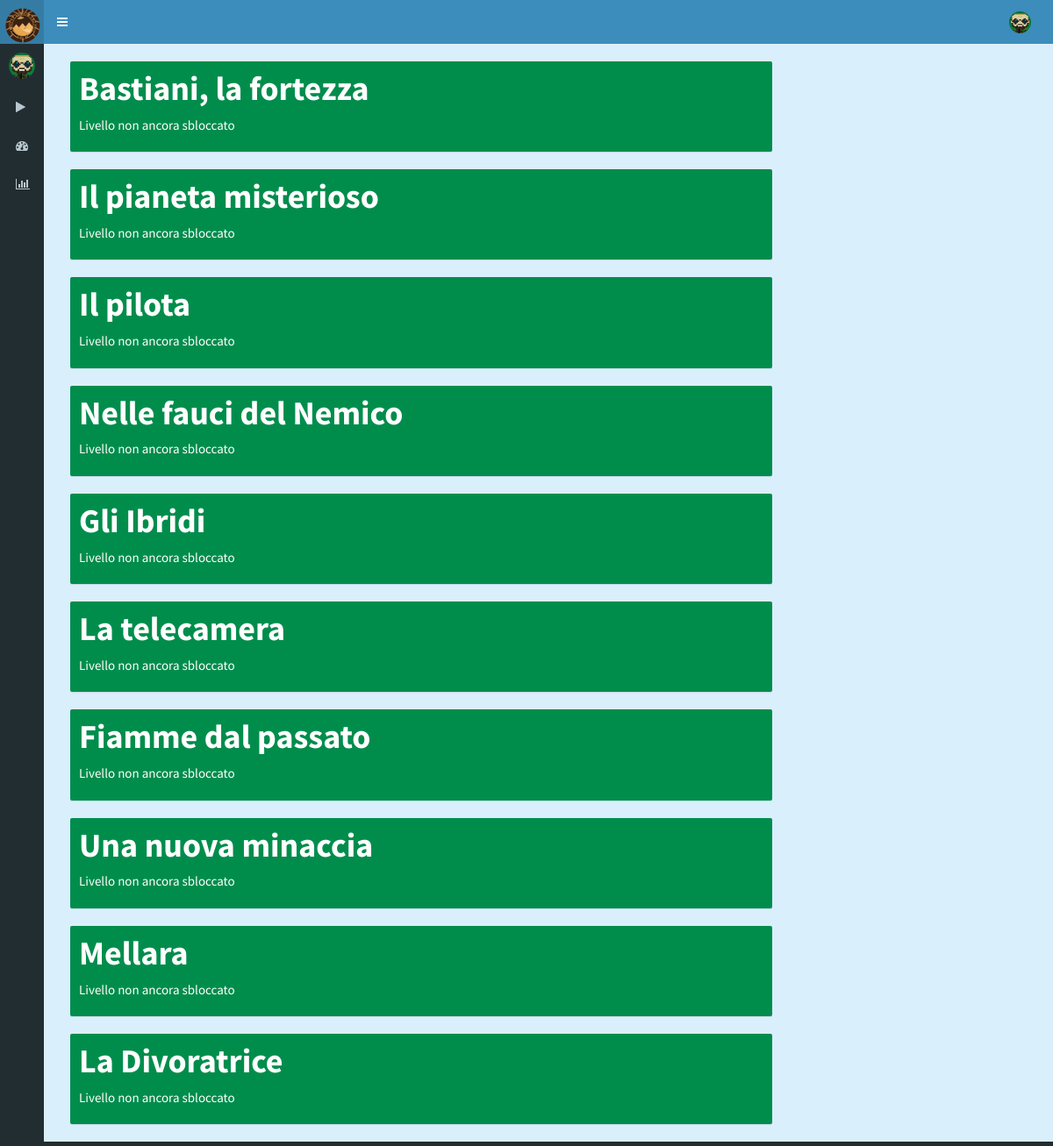
Page /SITO-PHP/dashboard.php on the committed database.
### tables this page shows
CREATE TABLE IF NOT EXISTS `livello` (
  `idlivello` int(11) NOT NULL,
  `numero` int(11) NOT NULL,
  `nome` varchar(250) NOT NULL,
  `json` text NOT NULL
);

### SITO-PHP/php/management/management_livello.php (called while the page is built, shortened)
<?php
function selectAllFrom_LIVELLO($connection){
	 $query="SELECT idlivello, numero, nome, json FROM livello ";
 	$fields = [];
	if ($stmt = $connection->prepare($query)) {
		$stmt->execute();
		$stmt->bind_result($idlivello, $numero, $nome, $json);
		$i = 0;
		while ($stmt->fetch()) {
			$fields[$i]["idlivello"] = $idlivello;
			$fields[$i]["numero"] = $numero;
			$fields[$i]["nome"] = $nome;
			$fields[$i]["json"] = $json;
			$i = $i + 1;
		}
	}
	return $fields;
}
?>

### SITO-PHP/dashboard.php (the view, shortened to what this page needs)
<!DOCTYPE html>
<html lang="en">
  <head>
    <link href="assets/css/bootstrap.min.css" rel="stylesheet">
    <link rel="stylesheet" href="https://cdnjs.cloudflare.com/ajax/libs/font-awesome/4.5.0/css/font-awesome.min.css">
    <link rel="stylesheet" href="https://cdnjs.cloudflare.com/ajax/libs/ionicons/2.0.1/css/ionicons.min.css">
    <link href="assets/css/ie10-viewport-bug-workaround.css" rel="stylesheet">
    <link rel="stylesheet" href="assets/css/AdminLTE.css">
    <link rel="stylesheet" href="assets/css/skins/skin-blue.css">
    <link rel="stylesheet" href="assets/datatables/dataTables.bootstrap.css">
    <link href="assets/css/style.css" rel="stylesheet">
  </head>
  <body class="hold-transition skin-blue sidebar-mini sidebar-collapse">
  <?php
    require "php/config.php";
    require "php/generic.php";
    require "php/management/management_livello.php";
    $connection = connect($DB_HOST, $DB_USER, $DB_PASS, $DB_NAME, false);
    $informazioniLivelliEsistenti = selectAllFrom_LIVELLO($connection);
  ?>
  <div class="wrapper">
    <header class="main-header">
    <a href="#" class="logo">
      <span class="logo-mini">
        <img src="assets/img/DesertoBarbari.png">
      </span>
    </a>
    <nav class="navbar navbar-static-top">
      <a href="#" class="sidebar-toggle" data-toggle="offcanvas" role="button">
      </a>
      <div class="navbar-custom-menu">
        <ul class="nav navbar-nav">
          <li class="dropdown user user-menu">
            <a href="#" class="dropdown-toggle" data-toggle="dropdown">
              <img src="assets/img/avatar/Simeoni.png" class="user-image" alt="User Image">
            </a>
          </li>
        </ul>
      </div>
    </nav>
  </header>
  <aside class="main-sidebar">
    <section class="sidebar">
      <div class="user-panel">
        <div class="pull-left image">
          <img src="assets/img/avatar/Simeoni.png" class="img-circle" alt="User Image">
        </div>
      </div>
      <ul class="sidebar-menu">
        <li>
            <?php
              $livelloMax = 0;
              echo '<a href="gioco.php?idlivello='.$livelloMax.'">';
            ?>
            <i class="fa fa-play"></i> <span>Gioca</span>
          </a>
        </li>
        <li>
          <a href="#">
            <i class="fa fa-dashboard"></i> <span>Livelli</span>
          </a>
        </li>
        <li>
          <a href="statistiche.php">
            <i class="fa fa-bar-chart"></i> <span>Statistiche</span>
          </a>
        </li>
        <li>
          <a href="classifica.php">
          </a>
        </li>
      </ul>
    </section>
  </aside>
  <div class="content-wrapper">
    <div class="row rigaDashboard">
      <?php
      foreach($informazioniLivelliEsistenti as $chiave => $valore) {
        $livelloDisponibile=false;
        $livelloSuccessivoDisponibile=false;
        if($livelloDisponibile)
          echo '<div class="small-box box-dashboard bg-green-active">';
        else
          echo '<div class="small-box box-dashboard bg-green-active">';
      ?>
        <div class="inner">
          <h3><?php echo $valore["nome"] ?></h3>
          <p><?php
                if($livelloSuccessivoDisponibile)
                  echo "Livello completato!";
                else
                  if (!$livelloDisponibile)
                    echo "Livello non ancora sbloccato";
                  else
                    echo "Livello da completare";
          ?></p>
        </div>
      </div>
      <?php
      }
      ?>
    </div>
  </div>
</div>
  </body>
</html>

### SITO-PHP/assets/css/skins/skin-blue.css (style rules this page uses)
.skin-blue .main-header .navbar { background-color: #3c8dbc; }
.skin-blue .main-header .navbar .nav > li > a { color: #ffffff; }
.skin-blue .main-header .navbar .sidebar-toggle { color: #ffffff; }
.skin-blue .main-header .navbar .sidebar-toggle { color: #fff; }
.skin-blue .main-header .logo { background-color: #367fa9; color: #ffffff; border-bottom: 0 solid transparent; }
.skin-blue .wrapper, .skin-blue .main-sidebar, .skin-blue .left-side { background-color: #222d32; }
.skin-blue .sidebar-menu > li > a { border-left: 3px solid transparent; }
.skin-blue .sidebar a { color: #b8c7ce; }

### SITO-PHP/assets/css/style.css (style rules this page uses)
html { position: relative; min-height: 100%; font-family: 'Roboto'; font-size: 14px; }
.box-dashboard { max-width: 800px; margin-left: 30px; }
.rigaDashboard { margin-bottom: 5px; padding-top: 20px; margin-left: auto; margin-right: auto; }

### rows in the picture
livello: nome "Bastiani, la fortezza"
livello: nome "Il pianeta misterioso"
livello: nome "Il pilota"
livello: nome "Nelle fauci del Nemico"
livello: nome "Gli Ibridi"
livello: nome "La telecamera"
livello: nome "Fiamme dal passato"
livello: nome "Una nuova minaccia"
livello: nome "Mellara"
livello: nome "La Divoratrice"
